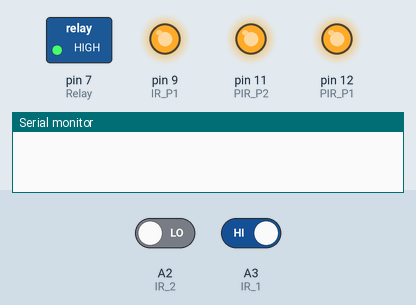
A sketch run on a simulated Arduino Uno, built with avr-gcc and run on an emulated ATmega328P. Parts: switched loads named in the sketch (green lamp = pin HIGH), output pins drawn as LEDs (lit = HIGH), the last lines printed to the serial monitor. The inputs (shaded band) are chosen by the test bench; at power-on: A3 (IR_1) HIGH, A2 (IR_2) LOW. Pins used as bus, display or sensor lines are not drawn.

Above: at 1.2 s.
1.3 s: A3 (IR_1) driven LOW
At 4.2 s:
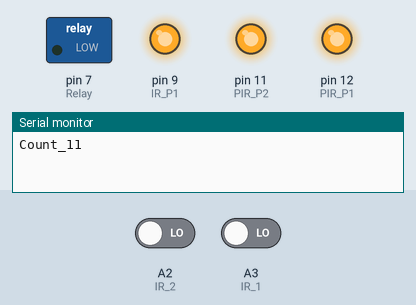
Timing chart, 0 to 5.7 s (numbered marks = the images above; inputs shaded):
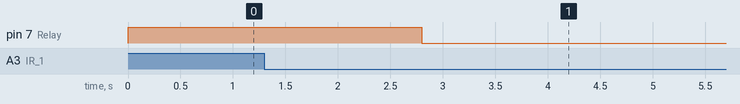

Measured:
- after the input at 1.3 s, pin 7 (Relay): HIGH → LOW after 1.5 s

The sketch:

lightAutomation.ino
```cpp
#define PIR_2 A0
#define PIR_1 A1
#define PIR_P2 11
#define PIR_P1 12
#define Relay  7
#define IR_2 A2
#define IR_P2 8
#define IR_1 A3
#define IR_P1 9
int count_1=0;
int count_2=0;
int lightState=0;
void setup(){
  Serial.begin(9600);
  pinMode(PIR_P1,OUTPUT);
  pinMode(PIR_P2,OUTPUT);
  pinMode(PIR_1,INPUT);
  pinMode(PIR_2,INPUT);
  pinMode(Relay,OUTPUT);
  pinMode(IR_1,INPUT);
  pinMode(IR_P1,OUTPUT);
  pinMode(IR_2,INPUT);
  pinMode(IR_P2,OUTPUT);
  digitalWrite(PIR_P1,HIGH);
  digitalWrite(PIR_P2,HIGH);
  digitalWrite(Relay,HIGH);
  digitalWrite(IR_P1,HIGH);
  digitalWrite(IR_P2,HIGH);

}
void loop(){

  if(digitalRead(IR_1)==0){
    digitalWrite(IR_P2,LOW);
    delay(1500);
    digitalWrite(IR_P2,HIGH);
    count_1++;
    digitalWrite(Relay,LOW);
    Serial.print("Count_1");
    Serial.println(count_1);
    lightState=1;

 }
else if(digitalRead(IR_2)==0){
  if(lightState==1){
   delay(1500);
   count_2++;
  Serial.print("Count_2");
  Serial.println(count_2);

  }


 if(count_1==count_2){
    count_1=0;
    count_2=0;
    digitalWrite(Relay,HIGH);
   lightState=0;


   }


 }

}
```
